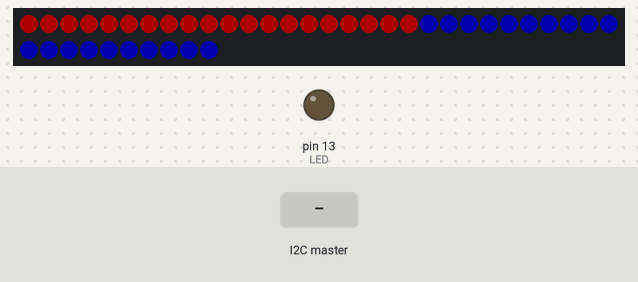
This sketch was run on a simulated Arduino Uno, built with avr-gcc and run on an emulated ATmega328P. Parts: 40 RGB LEDs in strip order, left to right, continuing on the next row, output pins drawn as LEDs (lit = HIGH). The inputs (shaded band) are chosen by the test bench. Dim RGB values are drawn brighter than linear; what the sketch prints to the serial monitor is not drawn.

Above: at 1.2 s.
1.3 s: the I2C master sends the byte 2
At 2.1 s:
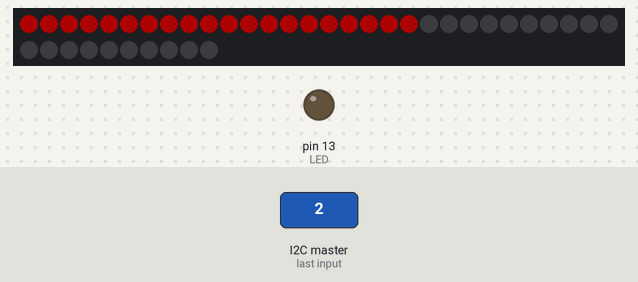
3.0 s: the I2C master sends the byte 1
At 4.4 s:
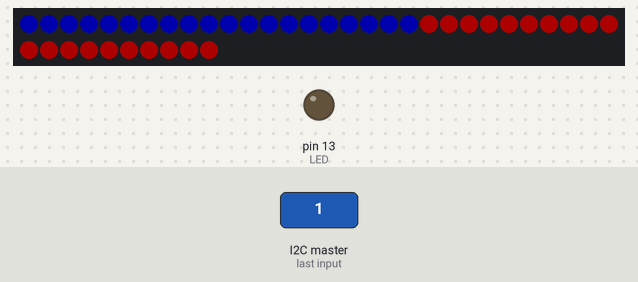
4.7 s: the I2C master sends the byte 0
At 5.9 s:
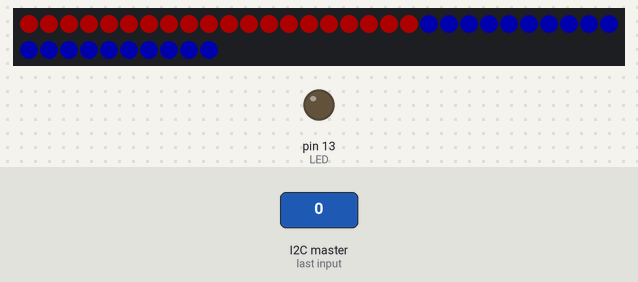
6.4 s: the I2C master sends the byte 1
At 7.2 s:
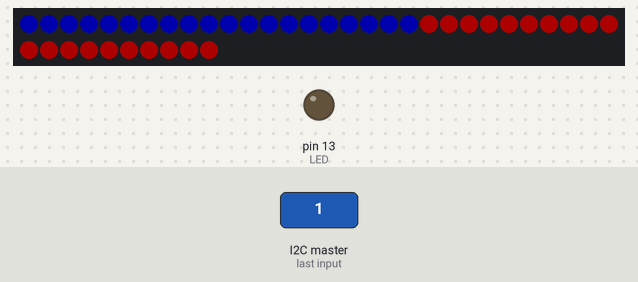
Timing chart, 0 to 9.1 s (numbered marks = the images above; inputs shaded):
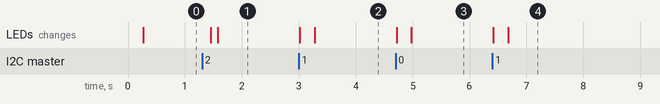

Measured:
- after the input at 1.3 s, the LEDs: first change after 0.15 s (image 1 shows a later state)
- after the input at 3.0 s, the LEDs: first change at once (image 2 shows a later state)
- after the input at 4.7 s, the LEDs: first change at once (image 3 shows a later state)
- after the input at 6.4 s, the LEDs: first change at once (image 4 shows a later state)

The sketch:

IndexerArduino.ino
```cpp
// Include the required Wire library for I2C<br>
#include <Wire.h>
#include <Adafruit_NeoPixel.h>

#ifdef __AVR__
 #include <avr/power.h> // Required for 16 MHz Adafruit Trinket
#endif

#define LED_PIN    7 //SUBJECT TO CHANGE IF I COULD BOLD THINGS IN CODE THIS WOULD 100% BE BOLD BUT SERIOUSLY IF IT'S NOT WORKING IT'S PROBABLY THIS
#define LED_COUNT 40 //SUBJECT TO CHANGE IF I COULD BOLD THINGS IN CODE THIS WOULD 100% BE BOLD BUT SERIOUSLY IF IT'S NOT WORKING IT'S PROBABLY THIS

Adafruit_NeoPixel strip(LED_COUNT, LED_PIN, NEO_GRB + NEO_KHZ800);

int LED = 13;
int x = 0;

void setup() {
  Serial.begin(9600);

  // Define the LED pin as Output
  pinMode (LED, OUTPUT);
  // Start the I2C Bus as Slave on address 1
  Wire.begin(1);
  // Attach a function to trigger when something is received.
  Wire.onReceive(receiveEvent);

  // These lines are specifically to support the Adafruit Trinket 5V 16 MHz.
  // Any other board, you can remove this part (but no harm leaving it):
#if defined(__AVR_ATtiny85__) && (F_CPU == 16000000)
  clock_prescale_set(clock_div_1);
#endif
  // END of Trinket-specific code.

  strip.begin();           // INITIALIZE NeoPixel strip object (REQUIRED)
  strip.show();            // Turn OFF all pixels ASAP
  strip.setBrightness(50); // Set BRIGHTNESS to about 1/5 (max = 255)

  Wire.setClock(400000);
}

void receiveEvent(int bytes) {
  x = Wire.read();    // read one character from the I2C
  Serial.println("it worked");
}

void loop() {
  // Fill along the length of the strip in various colors
  if (x == 0) {
    Serial.println("red/blue");
    firstHalfColorWipe(strip.Color(255, 0, 0), 5); // red
    secondHalfColorWipe(strip.Color(0, 0, 255), 5); // blue
  } else if (x == 1) {
    Serial.println("blue/red");
    firstHalfColorWipe(strip.Color(0, 0, 255), 5); // blue
    secondHalfColorWipe(strip.Color(255, 0, 0), 5); // red
  } else if (x == 2) {
    Serial.println("red/black");
    firstHalfColorWipe(strip.Color(255, 0, 0), 5); // red
    secondHalfColorWipe(strip.Color(0, 0, 0), 5); // black (aka off)
  } else if (x == 3) {
    Serial.println("blue/black");
    firstHalfColorWipe(strip.Color(0, 0, 255), 5); // blue
    secondHalfColorWipe(strip.Color(0, 0, 0), 5); // black (aka off)
  } else if (x == 4) {
    Serial.println("black/red");
    firstHalfColorWipe(strip.Color(0, 0, 0), 5); // black (aka off)
    secondHalfColorWipe(strip.Color(255, 0, 0), 5); // red
  } else if (x == 5) {
    Serial.println("black/blue");
    firstHalfColorWipe(strip.Color(0, 0, 0), 5); // black (aka off)
    secondHalfColorWipe(strip.Color(0, 0, 255), 5); // blue
  } else if (x == 6) {
    Serial.println("black/black");
    firstHalfColorWipe(strip.Color(0, 0, 0), 5); // black (aka off)
    secondHalfColorWipe(strip.Color(0, 0, 0), 5); // black (aka off)
  } else if (x == 7) {
    Serial.println("red/red");
    firstHalfColorWipe(strip.Color(255, 0, 0), 5); // red (aka off)
    secondHalfColorWipe(strip.Color(255, 0, 0), 5); // red (aka off)
  } else if (x == 8) {
    Serial.println("blue/blue");
    firstHalfColorWipe(strip.Color(0, 0, 255), 5); // blue (aka off)
    secondHalfColorWipe(strip.Color(0, 0, 255), 5); // blue (aka off)
  }
  receiveEvent(4);
}

void firstHalfColorWipe(uint32_t color, int wait) {
  for(int i = 0; i < strip.numPixels() / 2; i++) { // For each pixel in strip...
    strip.setPixelColor(i, color);         //  Set pixel's color (in RAM)
    strip.show();                          //  Update strip to match
    delay(wait);                           //  Pause for a moment
  }
}

void secondHalfColorWipe(uint32_t color, int wait) {
  for(int i = strip.numPixels() / 2; i < strip.numPixels(); i++) { // For each pixel in strip...
    strip.setPixelColor(i, color);         //  Set pixel's color (in RAM)
    strip.show();                          //  Update strip to match
    delay(wait);                           //  Pause for a moment
  }
}
```
